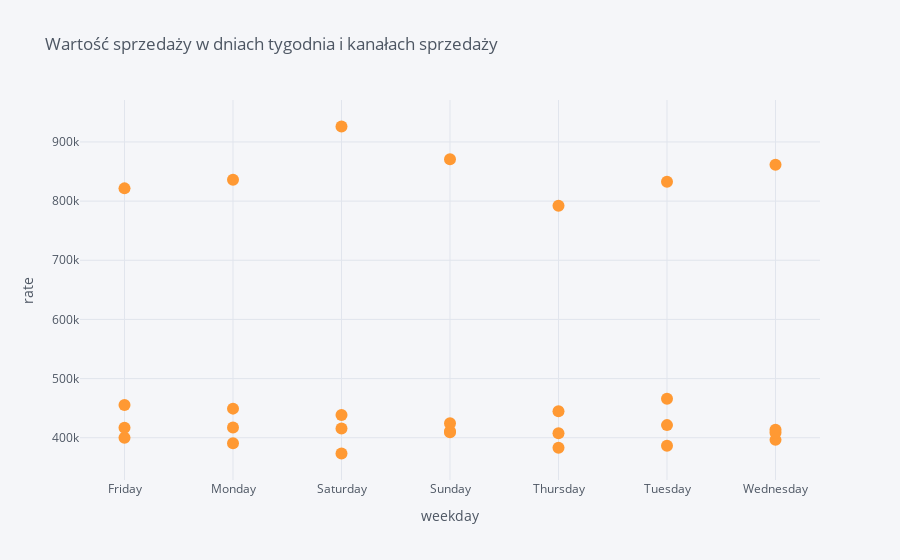

The cell this chart's notebook holds for it:
### Code cell
week2.iplot(kind='scatter',
x='tran_date',
y='Rate',
mode='markers',
xTitle='weekday',
yTitle='rate',
title='Wartość sprzedaży w dniach tygodnia i kanałach sprzedaży',
text='Store_type')

### Figure 1 — Plotly figure (JSON) as saved in the notebook; plotly's stock layout.template omitted (floating-point values rounded to 4 significant figures)
{"data": [{"line": {"color": "rgba(255, 153, 51, 1.0)", "dash": "solid", "shape": "linear", "width": 1.3}, "marker": {"size": 12, "symbol": "circle"}, "mode": "markers", "name": "Rate", "text": ["Flagship store", "Flagship store", "Flagship store", "Flagship store", "Flagship store", "Flagship store", "Flagship store", "MBR", "MBR", "MBR", "MBR", "MBR", "MBR", "MBR", "TeleShop", "TeleShop", "TeleShop", "TeleShop", "TeleShop", "TeleShop", "TeleShop", "e-Shop", "e-Shop", "e-Shop", "e-Shop", "e-Shop", "e-Shop", "e-Shop"], "type": "scatter", "x": ["Friday", "Monday", "Saturday", "Sunday", "Thursday", "Tuesday", "Wednesday", "Friday", "Monday", "Saturday", "Sunday", "Thursday", "Tuesday", "Wednesday", "Friday", "Monday", "Saturday", "Sunday", "Thursday", "Tuesday", "Wednesday", "Friday", "Monday", "Saturday", "Sunday", "Thursday", "Tuesday", "Wednesday"], "y": [400033, 390639, 415446, 411128, 444684, 466002, 413625, 455441, 449201, 438541, 409353, 382994, 421327, 396396, 416770, 417441, 373348, 424383, 407558, 386583, 408337, 821547, 836188, 926138, 870864, 792330, 832621, 861313]}], "layout": {"legend": {"bgcolor": "#F5F6F9", "font": {"color": "#4D5663"}}, "paper_bgcolor": "#F5F6F9", "plot_bgcolor": "#F5F6F9", "title": {"font": {"color": "#4D5663"}, "text": "Wartość sprzedaży w dniach tygodnia i kanałach sprzedaży"}, "xaxis": {"gridcolor": "#E1E5ED", "showgrid": true, "tickfont": {"color": "#4D5663"}, "title": {"font": {"color": "#4D5663"}, "text": "weekday"}, "zerolinecolor": "#E1E5ED"}, "yaxis": {"gridcolor": "#E1E5ED", "showgrid": true, "tickfont": {"color": "#4D5663"}, "title": {"font": {"color": "#4D5663"}, "text": "rate"}, "zerolinecolor": "#E1E5ED"}}}
